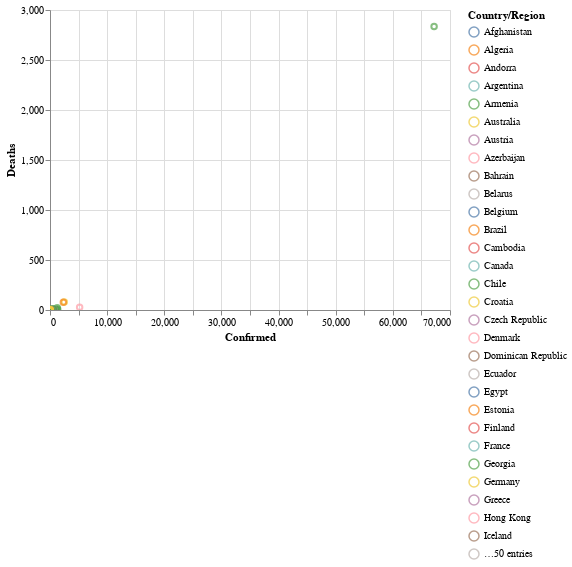

Notebook code cell kept with this figure:
### Code cell
alt.Chart(df).mark_point().encode(
    x='Confirmed',
    y='Deaths',
    color='Country/Region',
).interactive()

### Figure 1 — Vega-Lite specification as saved in the notebook (floating-point values rounded to 4 significant figures; data arrays with more than 128 entries replaced by an {"elided": "..."} marker saying what was removed)
{"config": {"view": {"continuousWidth": 400, "continuousHeight": 300}}, "data": {"name": "data-976114fd69e7779aea496ab2164ce457"}, "mark": "point", "encoding": {"color": {"type": "nominal", "field": "Country/Region"}, "x": {"type": "quantitative", "field": "Confirmed"}, "y": {"type": "quantitative", "field": "Deaths"}}, "selection": {"selector001": {"type": "interval", "bind": "scales", "encodings": ["x", "y"]}}, "$schema": "https://vega.github.io/schema/vega-lite/v4.0.2.json", "datasets": {"data-976114fd69e7779aea496ab2164ce457": {"elided": "151 records"}}}
